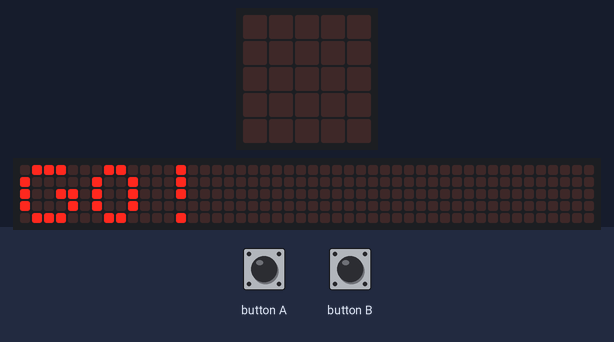
Bench run of a program on a simulated BBC micro:bit (MakeCode). Parts: the board's 5×5 LED display, a strip that is not on the board, showing the scrolling text unrolled. Random numbers come from a fixed seed; the 48×5 strip is a reading aid, not a part: it shows the text the display is scrolling, unrolled, one strip-width of it at a time.

Above: at 0.1 s.
At 0.7 s:
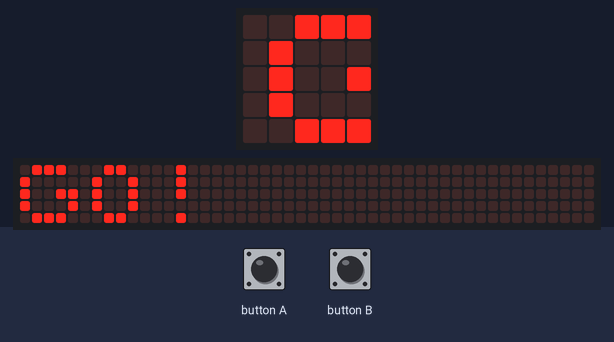
At 1.4 s:
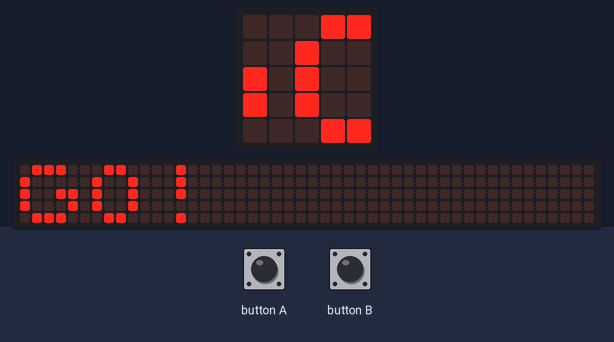
At 2.0 s:
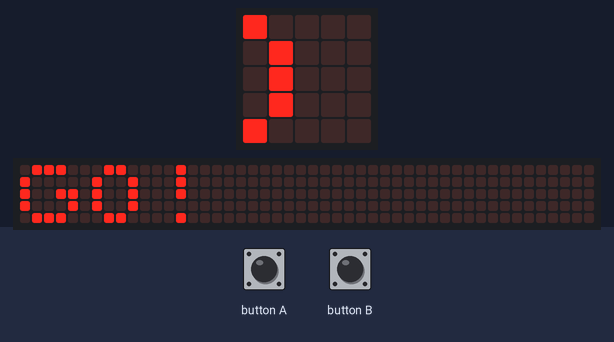
At 2.8 s:
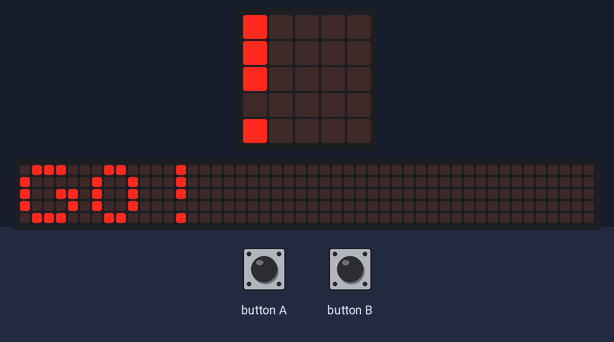

The program:

main.ts
```typescript
function som_perdeu_vida () {

}
input.onButtonPressed(Button.A, function () {

})
function som_abertura () {

}
function som_ganha_ponto () {

}
function som_ganhou_vida () {

}
input.onButtonPressed(Button.B, function () {

})
/**
 * Pontos de Atenção:
 *
 * Na página 158 passamos a indicação para adicionar dois blocos extras para testes:
 *
 * alterar virus_y por 1
 *
 * definir virus_tipo para 0
 *
 * Estes dois blocos NÃO foram adicionados aqui, portanto você terá de adicioná-los manualmente e depois de utilizados, podem ser removidos.
 *
 * Todos os blocos que estão sendo apresentados aqui são os mesmos que estão apresentados na pág.  172.
 *
 * Você irá observar que adicionamos alguns blocos mostrar ícone, são para representação gráfica de algumas ações que ocorrem ao perder pontos, ou não capturar alguns tipos de vírus.
 */
game.setScore(0)
game.setLife(3)
let jogador_X = 2
let jogador_Y = 4
let virus_x = randint(0, 4)
let virus_y = 0
let virus_tipo = randint(0, 2)
let virus_descida_lenta = true
let fim_de_jogo = false
let resgates = 0
let perdas = 0
let espera_virus = 450
basic.showString("GO!")
basic.forever(function () {

})
```

test.ts
```typescript
// testes vão aqui; isto não será compilado quando este pacote for usado como uma extensão.
```
